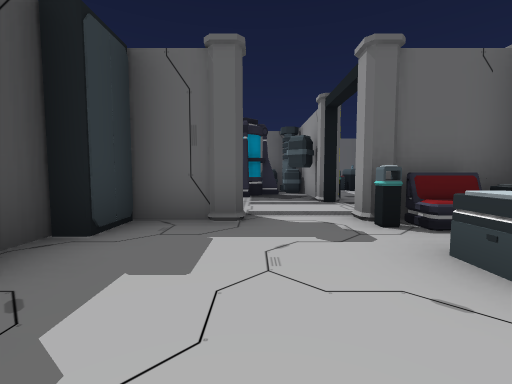
[1] (above)

24 first-person views from a walk through a 3-D level made in the Unity game engine. The camera is 1.2 m above the floor, tilts 4° down and sees 90° across. Doors are open. The floor is counted in squares, 2 m on a side. Each view is taken from the middle of a square. On the plan, view 1 faces up. The plan holds only what a view shows up to about 9 squares ahead; the rest is blank. The place goes on beyond the plan. The player character is not drawn.

[2]
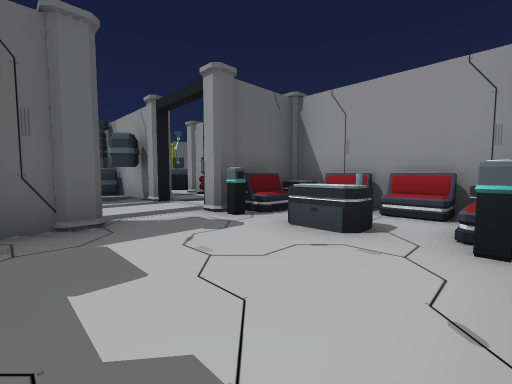

[3]
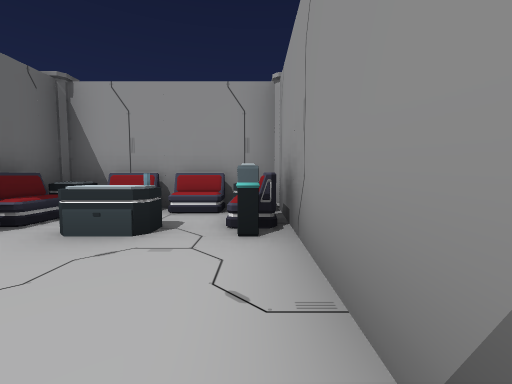

[4]
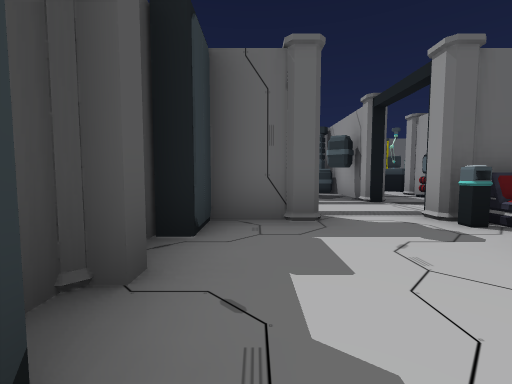

[5]
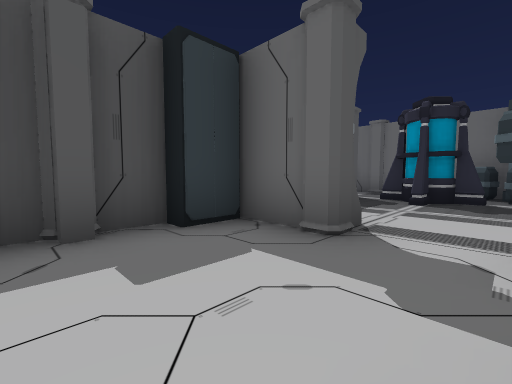

[6]
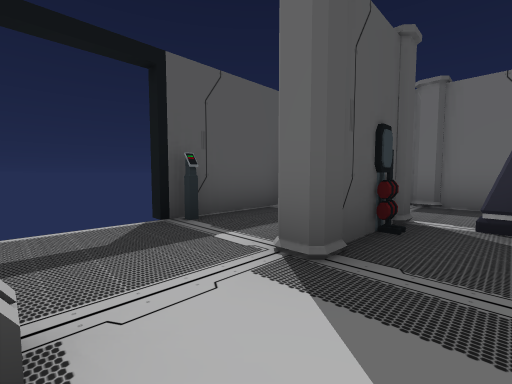

[7]
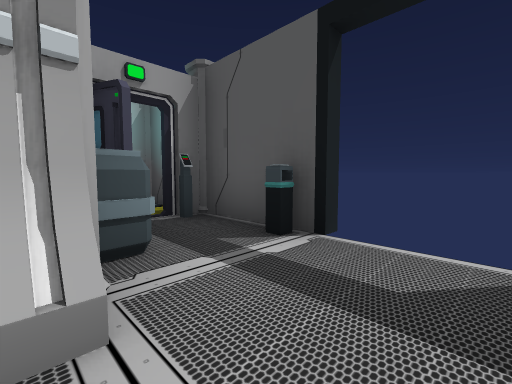

[8]
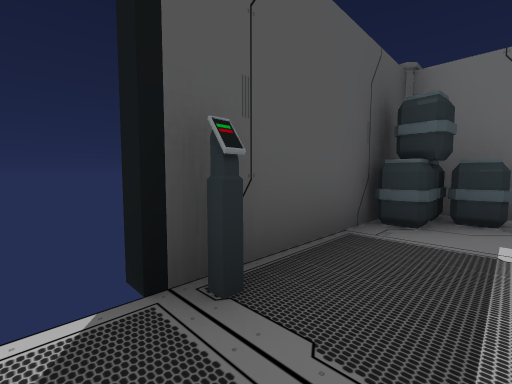

[9]
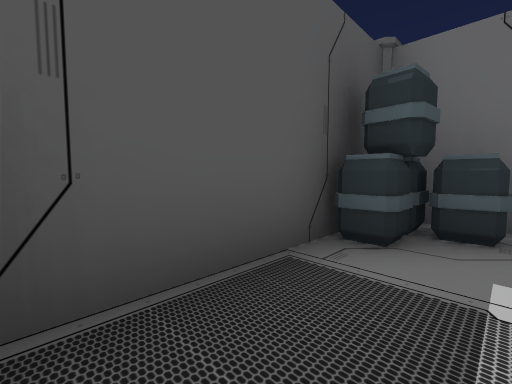

[10]
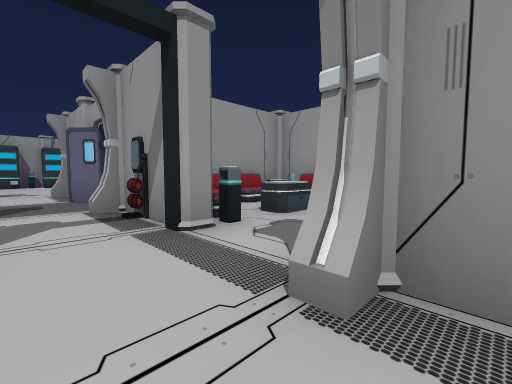

[11]
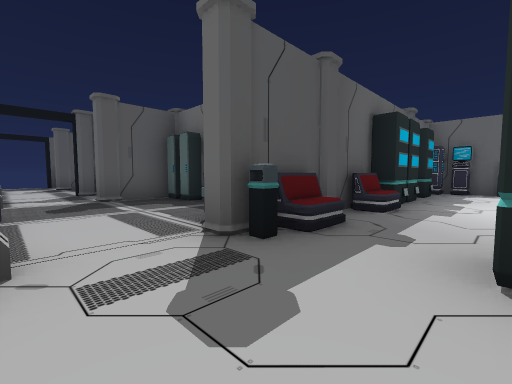

[12]
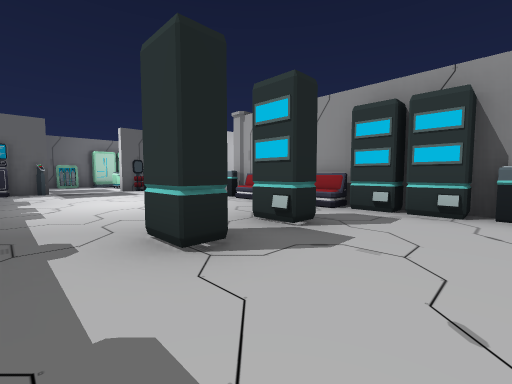

[13]
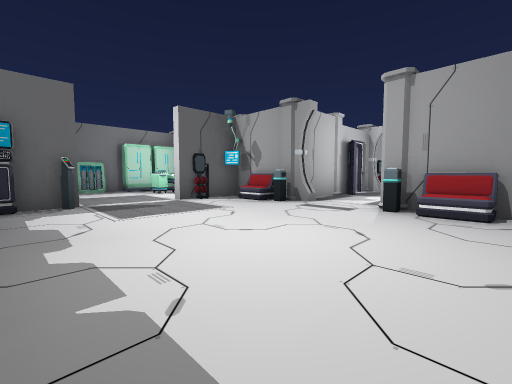

[14]
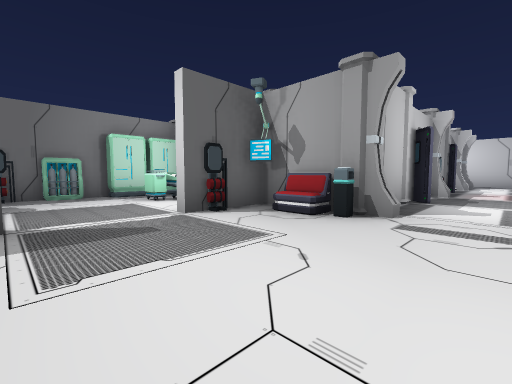

[15]
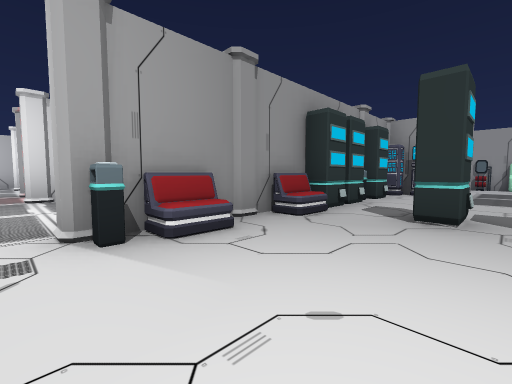

[16]
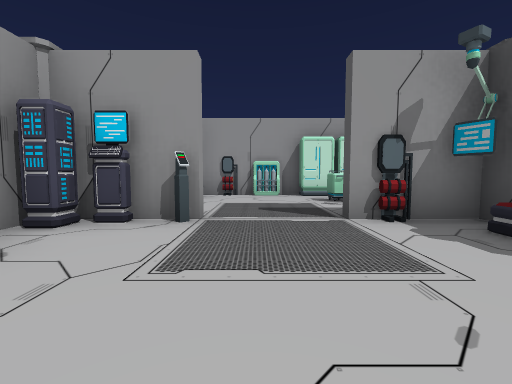

[17]
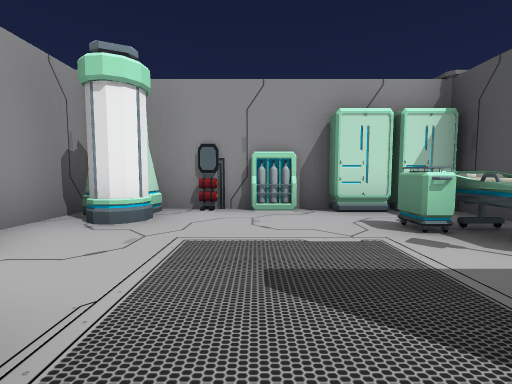

[18]
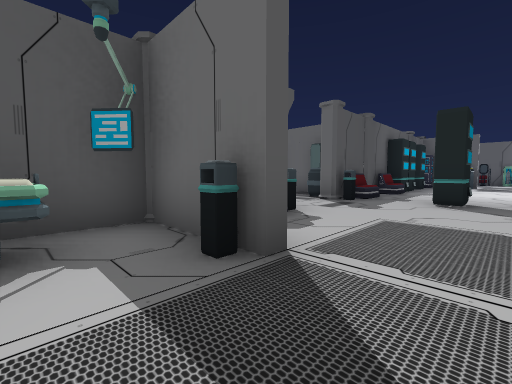

[19]
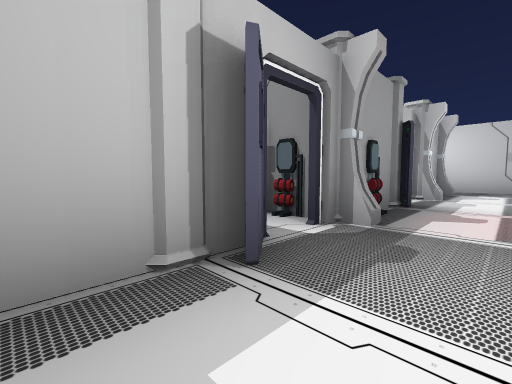

[20]
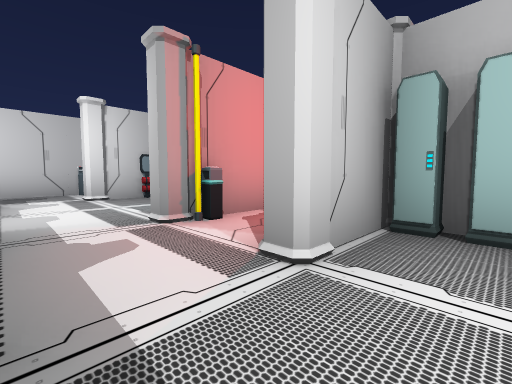

[21]
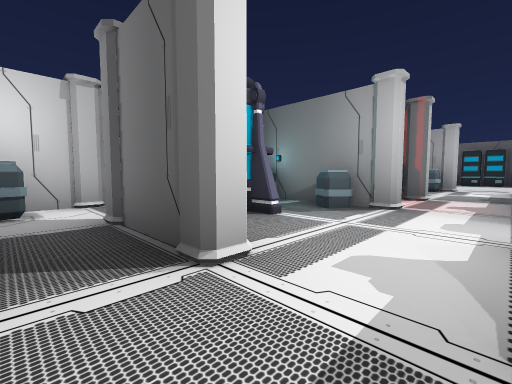

[22]
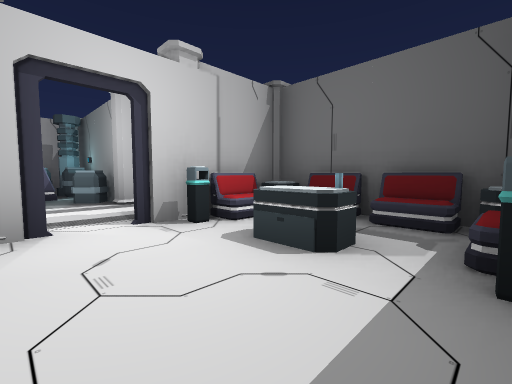

[23]
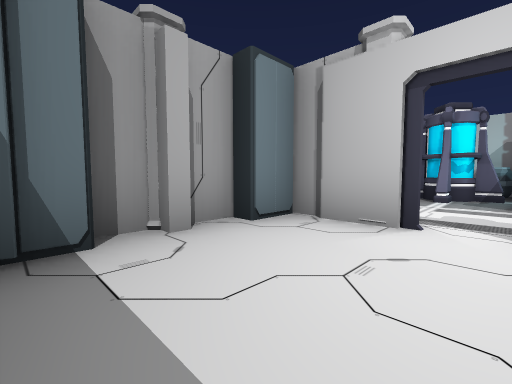

[24]
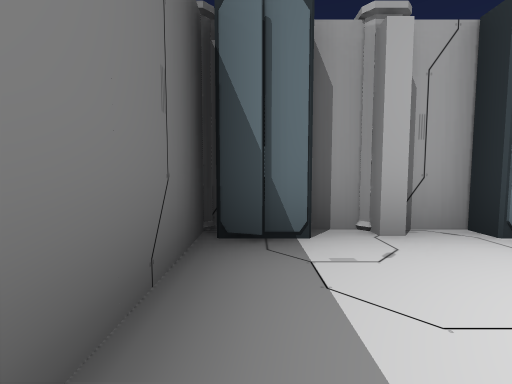

### Floor plan
Points are (right, up) in squares from view 1. A wall is a line through its corners. A room is listed if a view was taken in it or the views show most of it. See-through windows are left out.
Room 1 (views 1, 2, 3, 4, 5)
walls: (-0.6, -0.4) (2.5, -0.4); (3.5, 1.4) (3.5, 2.5); (-0.5, 3.3) (-1.5, 3.3); (-2, 2.5) (-2, 1.6)
ways out: open door at (1.5, 4.5) to room 2
objects: other object (-2, 0); other object (-2, 1); other object (0, 3) to (0, 4); other object (1, 0); other object (1, 3); other object (2, 0); other object (2, 1); other object (2, 2); other object (2, 3); other object (3, 1); other object (3, 2); other object (3, 3)
Room 2 (views 6, 7, 8, 9, 10)
walls: (-1.1, 3.6) (-0.5, 3.6); (-4.2, 8.5) (-4.2, 6.4); (1.5, 6.4) (1.5, 8.5); (1, 9.6) (-3.5, 9.6)
ways out: open door at (1.5, 4.5) to room 1; opening at (2, 9) to room 3; open door at (-4.5, 4.5)
objects: other object (-5, 1) to (-5, 2); other object (-5, 10) to (-4, 10); other object (-4, 1); other object (-4, 2); other object (-4, 3); other object (-4, 6); other object (-4, 8); other object (-4, 9); other object (-3, 3); other object (-3, 4); other object (-3, 9); other object (-2, 3); other object (-2, 6); other object (-2, 7); other object (-2, 8); other object (-2, 10); other object (-1, 7) to (0, 8); other object (1, 6) to (1, 7); other object (1, 8); other object (1, 9)
Room 3 (views 11, 12, 13, 14, 15, 16, 17, 18, 19, 20, 21, 22, 23, 24)
walls: (13.8, 5.9) (13.8, 8.6); (15.5, 11.5) (14.4, 11.5); (13.8, 12.4) (13.8, 13.5); (20, 7.8) (20, 8.6); (20.2, 8.6) (20.2, 6.1); (13.5, 13.5) (12.4, 13.5); (13.8, 1.9) (13.8, 2.4); (20.8, 5.6) (23, 5.6); (18.2, 13.6) (18.2, 12.5); (8, 8.5) (8, 7.8); (10.1, 13.5) (8.5, 13.5); (22.9, 11.8) (23.5, 11.8); (6.2, 7.4) (5.6, 7.4); (8.6, 1.3) (7.8, 1.3) (7.8, 0.4); (8.4, 1) (8.1, 0.6); (24.5, 5.6) (25, 5.6); (13.8, -2.2) (13.8, -0.6); (25.8, 9.5) (25.8, 11.5); (23.5, 15.5) (21.5, 15.5); (8.6, -2.4) (12.9, -2.4); (2.5, -0.4) (3.5, -0.4)
ways out: opening at (2, 9) to room 2; opening at (11.5, 14)
objects: other object (2, 6); other object (2, 9); other object (3, 0); other object (3, 4); other object (3, 7); other object (4, -1); other object (4, 3); other object (4, 6); other object (4, 7); other object (4, 8); other object (5, 3); other object (5, 7); other object (6, 3); other object (7, 6); other object (7, 7); other object (8, -3); other object (8, -2); other object (8, 0) to (9, 0); other object (8, 2); other object (8, 3); other object (8, 6); other object (8, 7); other object (8, 9); other object (8, 12); other object (8, 13); other object (9, -2); other object (9, -1); other object (9, 1); other object (9, 2); other object (9, 3); other object (9, 6); other object (9, 7); other object (9, 10); other object (9, 12); other object (10, 6); other object (10, 13); other object (11, -2); other object (12, -2); other object (12, 2); other object (12, 6); other object (12, 9); other object (12, 12); other object (13, -2) to (13, -1); other object (13, 1); other object (13, 2); other object (13, 3); other object (13, 5); other object (13, 6); other object (13, 7); other object (13, 9); other object (13, 12); other object (13, 13); other object (14, 3); other object (14, 4); other object (14, 7); other object (14, 9); other object (14, 12); other object (14, 14); other object (15, 9); other object (16, 12); other object (17, 8); other object (17, 9); other object (17, 12); other object (18, 8); other object (18, 9); other object (18, 11); other object (18, 12); other object (18, 14); other object (19, 9); other object (19, 11); other object (19, 12); other object (19, 13); other object (19, 15); other object (20, 5); other object (20, 9); other object (20, 11); other object (20, 12); other object (20, 13); other object (20, 14); other object (20, 15); other object (21, 6); other object (21, 7); other object (21, 8) to (21, 9); other object (21, 12); other object (22, 6); other object (22, 8) to (23, 8); other object (22, 12); other object (24, 5); other object (24, 7); other object (24, 8); other object (24, 9); other object (24, 12); other object (24, 14); other object (24, 15); other object (24, 16); other object (25, 6); other object (25, 14); other object (26, 9)

Where each view was taken, in squares from view 1:
view 1: 0 up, 0 right, facing up
view 2: 0 up, 1 left, facing up-right
view 3: 0 up, 1 left, facing right
view 4: 0 up, 1 left, facing up
view 5: 1 up, 1 right, facing up-left
view 6: 4 up, 1 left, facing up-left
view 7: 5 up, 2 left, facing down-left
view 8: 5 up, 3 left, facing up-left
view 9: 6 up, 3 left, facing up-left
view 10: 5 up, 1 left, facing down-right
view 11: 4 up, 10 right, facing up-left
view 12: 4 up, 9 right, facing up-right
view 13: 8 up, 9 right, facing up-right
view 14: 10 up, 10 right, facing up-right
view 15: 10 up, 11 right, facing down-right
view 16: 5 up, 11 right, facing down
view 17: 2 up, 11 right, facing down
view 18: 0 up, 11 right, facing up-left
view 19: 10 up, 15 right, facing up-right
view 20: 11 up, 17 right, facing down-right
view 21: 11 up, 25 right, facing down-left
view 22: 15 up, 22 right, facing down-left
view 23: 15 up, 21 right, facing down-right
view 24: 15 up, 21 right, facing right
